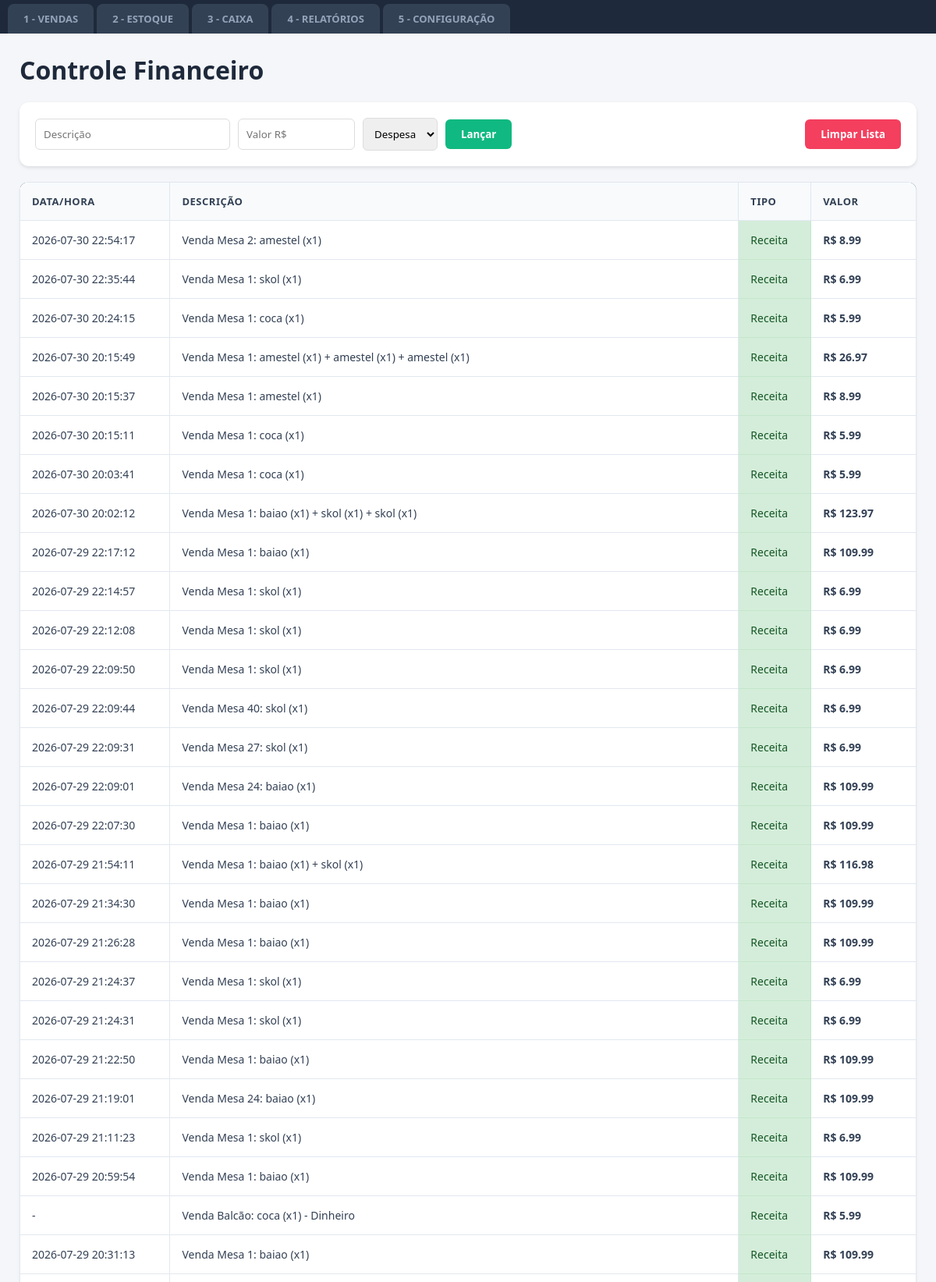
/financeiro (upper part), run on the app's committed database.
### tables this page shows
CREATE TABLE financeiro (
            id INTEGER PRIMARY KEY AUTOINCREMENT,
            descricao TEXT,
            valor REAL,
            tipo TEXT,
            data TEXT
        );

### app.py (the view)
@app.route("/financeiro")
def financeiro():
    conexao = sqlite3.connect("restaurante.db")
    cursor = conexao.cursor()
    cursor.execute("""
        CREATE TABLE IF NOT EXISTS financeiro (
            id INTEGER PRIMARY KEY AUTOINCREMENT,
            descricao TEXT,
            valor REAL,
            tipo TEXT,
            data TEXT
        )
    """)
    conexao.commit()
    cursor.execute("SELECT * FROM financeiro ORDER BY id DESC")
    movimentacoes = cursor.fetchall()
    cursor.execute("SELECT SUM(valor) FROM financeiro WHERE tipo = 'Receita'")
    resultado = cursor.fetchone()[0]
    total_vendido = resultado if resultado else 0.0
    conexao.close()
    return render_template(
        "financeiro.html", movimentacoes=movimentacoes, total_vendido=total_vendido
    )

### templates/financeiro.html (shortened to what this page needs)
<!DOCTYPE html>
<html lang="pt-br">
<head>
    <link rel="stylesheet" href="{{ url_for('static', filename='style.css') }}">
</head>
<body>
    <div class="abas-container">
        <a href="/vendas" style="text-decoration: none;"><button class="aba">1 - VENDAS</button></a>
        <a href="/estoque" style="text-decoration: none;"><button class="aba">2 - ESTOQUE</button></a>
        <a href="/caixa" style="text-decoration: none;"><button class="aba">3 - CAIXA</button></a>
        <a href="/relatorios" style="text-decoration: none;"><button class="aba">4 - RELATÓRIOS</button></a>
        <a href="/configuracao" style="text-decoration: none;"><button class="aba">5 - CONFIGURAÇÃO</button></a>
    </div>
<div class="container-principal">
    <h1 style="margin-bottom: 20px; color: #1e293b;">Controle Financeiro</h1>
    <div style="background: white; padding: 20px; border-radius: 12px; box-shadow: 0 2px 4px rgba(0,0,0,0.1); margin-bottom: 20px; display: flex; justify-content: space-between; align-items: center;">
        <form action="/adicionar_financa" method="POST" style="display: flex; gap: 10px; align-items: center; flex: 1;">
            <input type="text" name="descricao" placeholder="Descrição" style="padding: 10px; border: 1px solid #ddd; border-radius: 6px; width: 250px;" required>
            <input type="number" step="0.01" name="valor" placeholder="Valor R$" style="padding: 10px; border: 1px solid #ddd; border-radius: 6px; width: 150px;" required>
            <select name="tipo" style="padding: 10px; border: 1px solid #ddd; border-radius: 6px;">
                <option value="Despesa">Despesa</option>
            </select>
            <button type="submit" style="padding: 10px 20px; background-color: #10b981; color: white; border: none; border-radius: 6px; cursor: pointer; font-weight: bold;">Lançar</button>
        </form>
        <form action="/limpar_financas" method="POST" onsubmit="return confirm('Tem certeza que deseja apagar todo o histórico financeiro?');" style="margin-left: 15px;">
            <button type="submit" style="padding: 10px 20px; background-color: #f43f5e; color: white; border: none; border-radius: 6px; cursor: pointer; font-weight: bold;">Limpar Lista</button>
        </form>
    </div>
    <table style="width: 100%; border-collapse: collapse; background: white; border-radius: 12px; overflow: hidden; box-shadow: 0 2px 4px rgba(0,0,0,0.05);">
<thead style="background-color: #1e293b;">
    <tr>
        <th style="padding: 15px; text-align: left; color: #334155; font-weight: bold;">Data/hora</th>
        <th style="padding: 15px; text-align: left; color: #334155; font-weight: bold;">Descrição</th>
        <th style="padding: 15px; text-align: left; color: #334155; font-weight: bold;">Tipo</th>
        <th style="padding: 15px; text-align: left; color: #334155; font-weight: bold;">Valor</th>
    </tr>
</thead>
        <tbody>
            {% for mov in movimentacoes %}
            <tr style="border-bottom: 1px solid #eee;">
                <td style="padding: 15px;">{{ mov[4] if mov[4] else '-' }}</td>
                <td style="padding: 15px;">{{ mov[1] }}</td>
                <td style="padding: 15px;" class="{{ 'texto-vermelho' if mov[3] == 'Despesa' else 'texto-verde' }}">{{ mov[3] }}</td>
                <td style="padding: 15px; font-weight: bold;">R$ {{ "%.2f"|format(mov[2]) }}</td>
            </tr>
            {% endfor %}
        </tbody>
    </table>
</div>
</body>
</html>

### static/style.css (style rules this page uses)
* { margin: 0; padding: 0; box-sizing: border-box; font-family: 'Segoe UI', Arial, sans-serif; }
body { background-color: #f4f6f9; color: #333; display: flex; flex-direction: column; height: 100vh; overflow: hidden; }
.abas-container { background-color: #1e293b; display: flex; padding: 5px 10px 0 10px; gap: 4px; align-items: flex-end; border-bottom: none; }
.aba { padding: 10px 20px; color: #94a3b8; background-color: #334155; font-size: 13px; font-weight: bold; border: none; border-top-left-radius: 8px; border-top-right-radius: 8px; border-bottom-left-radius: 0px; border-bottom-right-radius: 0px; cursor: pointer; transition: all 0.2s ease; text-decoration: none; display: inline-block; }
.container-principal { flex: 1; padding: 25px; overflow-y: auto; width: 100%; }
.texto-verde { color: #155724; background-color: #d4edda; border: 1px solid #c3e6cb; }
table { width: 100%; border-collapse: collapse; background-color: white; }
th, td { padding: 12px; border-bottom: 1px solid #ddd; text-align: left; }
th { background-color: #f4f4f4; font-weight: bold; }
.aba { padding: 10px 20px; color: #94a3b8; background-color: #334155; font-size: 13px; font-weight: bold; border: none; border-top-left-radius: 8px; border-top-right-radius: 8px; cursor: pointer; transition: all 0.2s ease; text-decoration: none; display: inline-block; }
table { width: 100%; border-collapse: collapse; background-color: white; border-radius: 8px; overflow: hidden; }
th { background-color: #1e293b; color: #ffffff; padding: 14px 16px; text-align: left; font-size: 13px; text-transform: uppercase; letter-spacing: 0.5px; }
td { padding: 14px 16px; border-bottom: 1px solid #e2e8f0; color: #334155; font-size: 14px; }

### templates/financeiro.html (style rules this page uses)
table { width: 100%; border-collapse: collapse; margin-top: 10px; background: white; }
th, td { padding: 12px; border: 1px solid #e2e8f0; text-align: left; }
th { background-color: #f8fafc; }

### data on the page
financeiro: data "2026-07-30 22:54:17", descricao "Venda Mesa 2: amestel (x1)", tipo "Receita", valor "8.99"
financeiro: data "2026-07-30 22:35:44", descricao "Venda Mesa 1: skol (x1)", tipo "Receita", valor "6.99"
financeiro: data "2026-07-30 20:24:15", descricao "Venda Mesa 1: coca (x1)", tipo "Receita", valor "5.99"
financeiro: data "2026-07-30 20:15:49", descricao "Venda Mesa 1: amestel (x1) + amestel (x1) + amestel (x1)", tipo "Receita", valor "26.97"
financeiro: data "2026-07-30 20:15:37", descricao "Venda Mesa 1: amestel (x1)", tipo "Receita", valor "8.99"
financeiro: data "2026-07-30 20:15:11", descricao "Venda Mesa 1: coca (x1)", tipo "Receita", valor "5.99"
financeiro: data "2026-07-30 20:03:41", descricao "Venda Mesa 1: coca (x1)", tipo "Receita", valor "5.99"
financeiro: data "2026-07-30 20:02:12", descricao "Venda Mesa 1: baiao (x1) + skol (x1) + skol (x1)", tipo "Receita", valor "123.97"
financeiro: data "2026-07-29 22:17:12", descricao "Venda Mesa 1: baiao (x1)", tipo "Receita", valor "109.99"
financeiro: data "2026-07-29 22:14:57", descricao "Venda Mesa 1: skol (x1)", tipo "Receita", valor "6.99"
financeiro: data "2026-07-29 22:12:08", descricao "Venda Mesa 1: skol (x1)", tipo "Receita", valor "6.99"
financeiro: data "2026-07-29 22:09:50", descricao "Venda Mesa 1: skol (x1)", tipo "Receita", valor "6.99"
financeiro: data "2026-07-29 22:09:44", descricao "Venda Mesa 40: skol (x1)", tipo "Receita", valor "6.99"
financeiro: data "2026-07-29 22:09:31", descricao "Venda Mesa 27: skol (x1)", tipo "Receita", valor "6.99"
financeiro: data "2026-07-29 22:09:01", descricao "Venda Mesa 24: baiao (x1)", tipo "Receita", valor "109.99"
financeiro: data "2026-07-29 22:07:30", descricao "Venda Mesa 1: baiao (x1)", tipo "Receita", valor "109.99"
financeiro: data "2026-07-29 21:54:11", descricao "Venda Mesa 1: baiao (x1) + skol (x1)", tipo "Receita", valor "116.98"
financeiro: data "2026-07-29 21:34:30", descricao "Venda Mesa 1: baiao (x1)", tipo "Receita", valor "109.99"
financeiro: data "2026-07-29 21:26:28", descricao "Venda Mesa 1: baiao (x1)", tipo "Receita", valor "109.99"
financeiro: data "2026-07-29 21:24:37", descricao "Venda Mesa 1: skol (x1)", tipo "Receita", valor "6.99"
financeiro: data "2026-07-29 21:24:31", descricao "Venda Mesa 1: skol (x1)", tipo "Receita", valor "6.99"
financeiro: data "2026-07-29 21:22:50", descricao "Venda Mesa 1: baiao (x1)", tipo "Receita", valor "109.99"
financeiro: data "2026-07-29 21:19:01", descricao "Venda Mesa 24: baiao (x1)", tipo "Receita", valor "109.99"
financeiro: data "2026-07-29 21:11:23", descricao "Venda Mesa 1: skol (x1)", tipo "Receita", valor "6.99"
financeiro: data "2026-07-29 20:59:54", descricao "Venda Mesa 1: baiao (x1)", tipo "Receita", valor "109.99"
financeiro: mov "-", descricao "Venda Balcão: coca (x1) - Dinheiro", tipo "Receita", valor "5.99"
financeiro: data "2026-07-29 20:31:13", descricao "Venda Mesa 1: baiao (x1)", tipo "Receita", valor "109.99"
